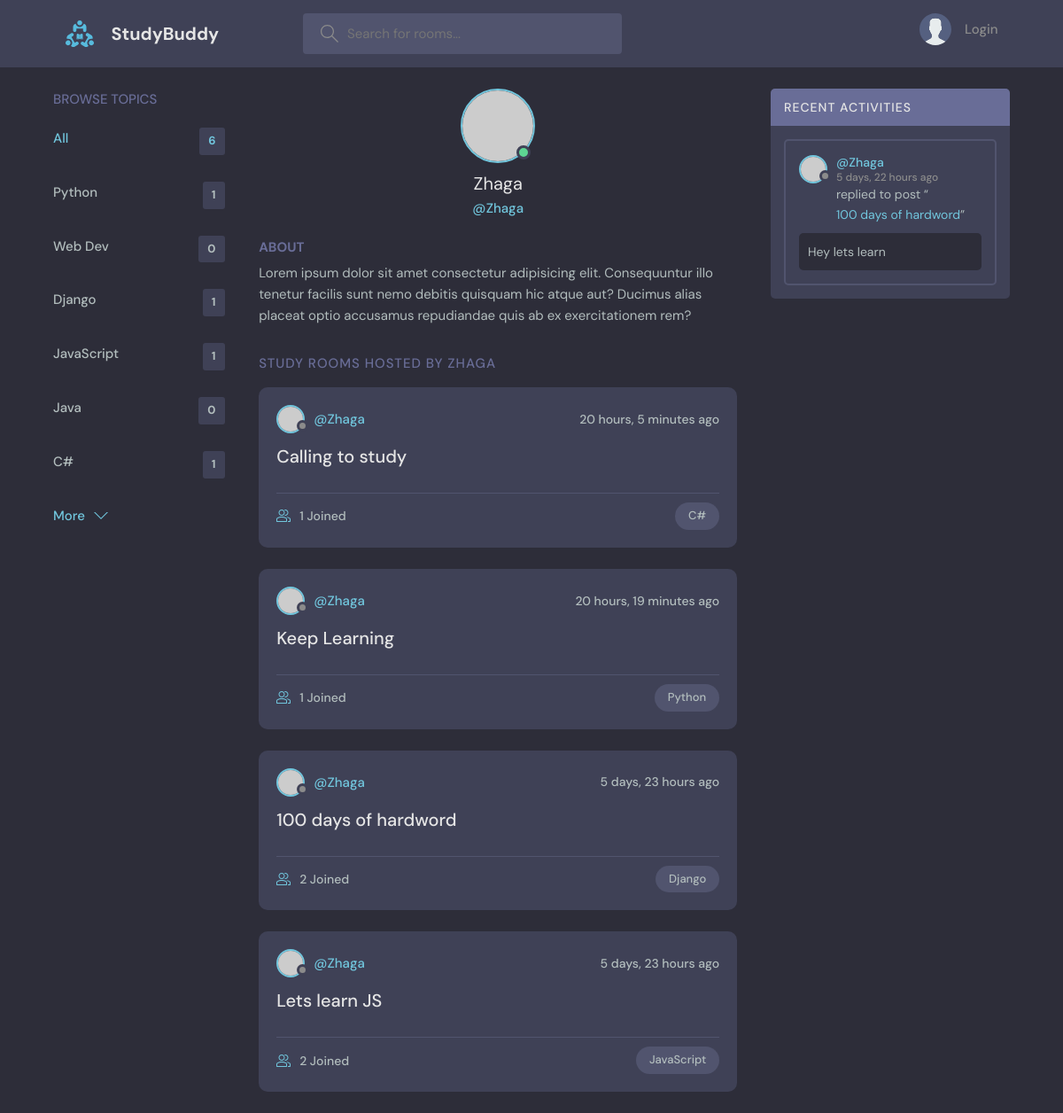
Page /profile/1/ on the committed database.
### baseapp/models.py (models this page shows, shortened)
class Topic(models.Model):
    name = models.CharField(max_length=200)

class Room(models.Model):
    host = models.ForeignKey(User, on_delete = SET_NULL, null=True)
    topic = models.ForeignKey(Topic, on_delete = models.SET_NULL, null=True)
    name = models.CharField(max_length=200)
    description = models.TextField(null = True, blank = True)
    participants = models.ManyToManyField(User, related_name='participants', blank=True)
    updated = models.DateTimeField(auto_now=True)
    created = models.DateTimeField(auto_now_add=True)
    class Meta:
        ordering = ['-updated', '-created']
    def __str__(self):
        return self.name

class Message(models.Model):
    user = models.ForeignKey(User, on_delete = models.CASCADE)
    room = models.ForeignKey(Room, on_delete = models.CASCADE)
    body = models.TextField()
    updated = models.DateTimeField(auto_now=True)
    created = models.DateTimeField(auto_now_add=True)
    class Meta:
        ordering = ['-updated', '-created']

### baseapp/views.py (the view)
# urls.py: path('profile/<str:pk>/', views.userProfile, name = 'user-profile'),
def userProfile(request, pk):
    user = User.objects.get(id = pk)
    rooms = user.room_set.all()
    room_messages = user.message_set.all()
    topics = Topic.objects.all()
    context = {'user': user, 'rooms': rooms, 'room_messages': room_messages, 'topics': topics}
    return render(request, 'baseapp/profile.html', context)

### baseapp/templates/baseapp/profile.html (shortened to what this page needs)
{% extends 'main.html' %}
{% block content %}
  <main class="profile-page layout layout--3">
    <div class="container">
        {% include 'baseapp/topics_component.html' %}
      <div class="roomList">
        <div class="profile">
          <div class="profile__avatar">
            <div class="avatar avatar--large active">
              <img src="https://randomuser.me/api/portraits/men/11.jpg" />
            </div>
          </div>
          <div class="profile__info">
            <h3>{{ user.username }}</h3>
            <p>@{{ user.username }}</p>
          </div>
          <div class="profile__about">
            <h3>About</h3>
            <p>
              Lorem ipsum dolor sit amet consectetur adipisicing elit. Consequuntur illo tenetur
              facilis sunt nemo debitis quisquam hic atque aut? Ducimus alias placeat optio
              accusamus repudiandae quis ab ex exercitationem rem?
            </p>
          </div>
        </div>
        <div class="roomList__header">
          <div>
            <h2>Study Rooms Hosted by {{ user.username }}
            </h2>
          </div>
        </div>
        {% include 'baseapp/feeds_component.html' %}
      </div>
      {% include 'baseapp/activity_component.html' %}
    </div>
  </main>
{% endblock content %}

### baseapp/templates/baseapp/topics_component.html
<div class="topics">
  <div class="topics__header">
    <h2>Browse Topics</h2>
  </div>
  <ul class="topics__list">
    <li>
      <a href="{% url 'home' %}" class="active">All <span>{{ topics.count }}</span></a>
    </li>
      {% for topic in topics %}
    <li>
      <a href="{% url 'home' %}?q={{ topic.name }}">{{ topic.name }} <span>{{ topic.room_set.all.count }}</span></a>
    </li>
{% endfor %}
  </ul>
  <a class="btn btn--link" href="topics.html">
    More
    <svg version="1.1" xmlns="http://www.w3.org/2000/svg" width="32" height="32" viewBox="0 0 32 32">
      <title>chevron-down</title>
      <path d="M16 21l-13-13h-3l16 16 16-16h-3l-13 13z"></path>
    </svg>
  </a>
</div>

### baseapp/templates/baseapp/feeds_component.html (shortened to what this page needs)
{%  for room in rooms %}
<div class="roomListRoom">
    <div class="roomListRoom__header">
      <a href="{% url 'user-profile' room.host.id %}" class="roomListRoom__author">
        <div class="avatar avatar--small">
          <img src="https://randomuser.me/api/portraits/women/11.jpg" />
        </div>
        <span>@{{ room.host.username }}</span>
      </a>
      <div class="roomListRoom__actions">
        <span>{{ room.created|timesince }} ago</span>
      </div>
    </div>
    <div class="roomListRoom__content">
      <a href="{% url 'room' room.id %}">{{ room.name }}</a>
    </div>
    <div class="roomListRoom__meta">
      <a href="{% url 'room' room.id %}" class="roomListRoom__joined">
        {{ room.participants.all.count }} Joined
      </a>
      <p class="roomListRoom__topic">{{ room.topic.name }}</p>
    </div>
</div>
{% endfor %}

### baseapp/templates/baseapp/activity_component.html (shortened to what this page needs)
<div class="activities">
  <div class="activities__header">
    <h2>Recent Activities</h2>
  </div>
    {% for message in room_messages %}
  <div class="activities__box">
    <div class="activities__boxHeader roomListRoom__header">
      <a href="{% url 'user-profile' message.user.id %}" class="roomListRoom__author">
        <div class="avatar avatar--small">
          <img src="https://randomuser.me/api/portraits/women/11.jpg" />
        </div>
        <p>
          @{{ message.user }}
          <span>{{ message.created|timesince }} ago</span>
        </p>
      </a>
    </div>
    <div class="activities__boxContent">
      <p>replied to post “<a href="{% url 'room' message.room.id %}">{{ message.room }}</a>”</p>
      <div class="activities__boxRoomContent">
        {{ message.body }}
      </div>
    </div>
  </div>
    {% endfor %}
</div>

### rows in the picture
Topic: name "Python", room_set.all.count "1"
Topic: name "Web Dev", room_set.all.count "0"
Topic: name "Django", room_set.all.count "1"
Topic: name "JavaScript", room_set.all.count "1"
Topic: name "Java", room_set.all.count "0"
Topic: name "C#", room_set.all.count "1"
Room: host.username "Zhaga", created "20 hours, 5 minutes", name "Calling to study", participants.all.count "1", topic.name "C#"
Room: host.username "Zhaga", created "20 hours, 19 minutes", name "Keep Learning", participants.all.count "1", topic.name "Python"
Room: host.username "Zhaga", created "5 days, 23 hours", name "100 days of hardword", participants.all.count "2", topic.name "Django"
Room: host.username "Zhaga", created "5 days, 23 hours", name "Lets learn JS", participants.all.count "2", topic.name "JavaScript"
Message: user "Zhaga", created "5 days, 22 hours", room "100 days of hardword", body "Hey lets learn"

### other values in the picture
{{ topics.count }} "6"
{{ user.username }} "Zhaga"
{{ user.username }} "ZHAGA"
